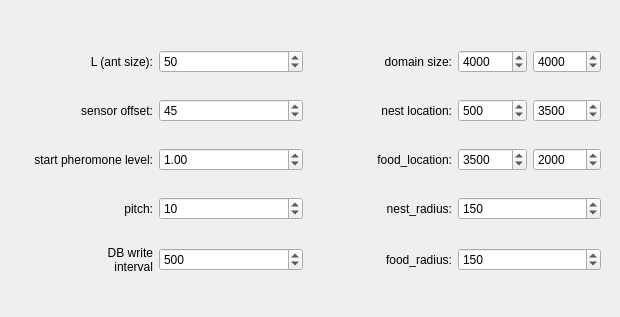
         <widget class="QWidget" name="tab">
          <attribute name="title">
           <string>Basic settings</string>
          </attribute>
          <widget class="QWidget" name="layoutWidget">
           <property name="geometry">
            <rect>
             <x>0</x>
             <y>20</y>
             <width>611</width>
             <height>288</height>
            </rect>
           </property>
           <layout class="QGridLayout" name="opts_grid">
            <property name="leftMargin">
             <number>10</number>
            </property>
            <property name="topMargin">
             <number>10</number>
            </property>
            <property name="rightMargin">
             <number>10</number>
            </property>
            <property name="bottomMargin">
             <number>10</number>
            </property>
            <item row="4" column="0">
             <widget class="QLabel" name="label_pitch">
              <property name="text">
               <string>pitch:</string>
              </property>
              <property name="alignment">
               <set>Qt::AlignRight|Qt::AlignTrailing|Qt::AlignVCenter</set>
              </property>
             </widget>
            </item>
            <item row="2" column="2">
             <widget class="QLabel" name="label_nestlocation">
              <property name="text">
               <string>nest location:</string>
              </property>
              <property name="alignment">
               <set>Qt::AlignRight|Qt::AlignTrailing|Qt::AlignVCenter</set>
              </property>
             </widget>
            </item>
            <item row="1" column="1">
             <widget class="QSpinBox" name="spinbox_antsize">
              <property name="value">
               <number>50</number>
              </property>
             </widget>
            </item>
            <item row="2" column="3">
             <layout class="QHBoxLayout" name="nest_box">
              <item>
               <widget class="QSpinBox" name="nest_x_size">
                <property name="minimum">
                 <number>250</number>
                </property>
                <property name="maximum">
                 <number>10000</number>
                </property>
                <property name="singleStep">
                 <number>250</number>
                </property>
                <property name="value">
                 <number>500</number>
                </property>
               </widget>
              </item>
              <item>
               <widget class="QSpinBox" name="nest_y_size">
                <property name="minimum">
                 <number>250</number>
                </property>
                <property name="maximum">
                 <number>10000</number>
                </property>
                <property name="singleStep">
                 <number>250</number>
                </property>
                <property name="value">
                 <number>3500</number>
                </property>
               </widget>
              </item>
             </layout>
            </item>
            <item row="3" column="0">
             <widget class="QLabel" name="label_startpheromone">
              <property name="text">
               <string>start pheromone level:</string>
              </property>
              <property name="alignment">
               <set>Qt::AlignRight|Qt::AlignTrailing|Qt::AlignVCenter</set>
              </property>
             </widget>
            </item>
            <item row="1" column="0">
             <widget class="QLabel" name="label_antsize">
              <property name="text">
               <string>L (ant size):</string>
              </property>
              <property name="alignment">
               <set>Qt::AlignRight|Qt::AlignTrailing|Qt::AlignVCenter</set>
              </property>
             </widget>
            </item>
            <item row="1" column="2">
             <widget class="QLabel" name="label_domainsize">
              <property name="text">
               <string>domain size:</string>
              </property>
              <property name="alignment">
               <set>Qt::AlignRight|Qt::AlignTrailing|Qt::AlignVCenter</set>
              </property>
             </widget>
            </item>
            <item row="5" column="3">
             <widget class="QSpinBox" name="spinbox_foodradius">
              <property name="minimum">
               <number>25</number>
              </property>
              <property name="maximum">
               <number>999</number>
              </property>
              <property name="singleStep">
               <number>50</number>
              </property>
              <property name="value">
               <number>150</number>
              </property>
             </widget>
            </item>
            <item row="1" column="3">
             <layout class="QHBoxLayout" name="dom_box">
              <item>
               <widget class="QSpinBox" name="dom_x_size">
                <property name="minimum">
                 <number>500</number>
                </property>
                <property name="maximum">
                 <number>10000</number>
                </property>
                <property name="singleStep">
                 <number>500</number>
                </property>
                <property name="value">
                 <number>4000</number>
                </property>
               </widget>
              </item>
              <item>
               <widget class="QSpinBox" name="dom_y_size">
                <property name="minimum">
                 <number>500</number>
                </property>
                <property name="maximum">
                 <number>10000</number>
                </property>
                <property name="singleStep">
                 <number>500</number>
                </property>
                <property name="value">
                 <number>4000</number>
                </property>
               </widget>
              </item>
             </layout>
            </item>
            <item row="3" column="3">
             <layout class="QHBoxLayout" name="food_box">
              <item>
               <widget class="QSpinBox" name="food_x_size">
                <property name="minimum">
                 <number>250</number>
                </property>
                <property name="maximum">
                 <number>10000</number>
                </property>
                <property name="singleStep">
                 <number>250</number>
                </property>
                <property name="value">
                 <number>3500</number>
                </property>
               </widget>
              </item>
              <item>
               <widget class="QSpinBox" name="food_y_size">
                <property name="minimum">
                 <number>250</number>
                </property>
                <property name="maximum">
                 <number>10000</number>
                </property>
                <property name="singleStep">
                 <number>250</number>
                </property>
                <property name="value">
                 <number>2000</number>
                </property>
               </widget>
              </item>
             </layout>
            </item>
            <item row="4" column="2">
             <widget class="QLabel" name="label_nestradius">
              <property name="text">
               <string>nest_radius:</string>
              </property>
              <property name="alignment">
               <set>Qt::AlignRight|Qt::AlignTrailing|Qt::AlignVCenter</set>
              </property>
             </widget>
            </item>
            <item row="5" column="2">
             <widget class="QLabel" name="label_foodradius">
              <property name="text">
               <string>food_radius:</string>
              </property>
              <property name="alignment">
               <set>Qt::AlignRight|Qt::AlignTrailing|Qt::AlignVCenter</set>
              </property>
             </widget>
            </item>
            <item row="3" column="2">
             <widget class="QLabel" name="food_location">
              <property name="text">
               <string>food_location:</string>
              </property>
              <property name="alignment">
               <set>Qt::AlignRight|Qt::AlignTrailing|Qt::AlignVCenter</set>
              </property>
             </widget>
            </item>
            <item row="2" column="1">
             <widget class="QSpinBox" name="spinbox_offset">
              <property name="minimum">
               <number>30</number>
              </property>
              <property name="maximum">
               <number>90</number>
              </property>
              <property name="singleStep">
               <number>5</number>
              </property>
              <property name="value">
               <number>45</number>
              </property>
             </widget>
            </item>
            <item row="2" column="0">
             <widget class="QLabel" name="label_offset">
              <property name="text">
               <string>sensor offset:</string>
              </property>
              <property name="alignment">
               <set>Qt::AlignRight|Qt::AlignTrailing|Qt::AlignVCenter</set>
              </property>
             </widget>
            </item>
            <item row="4" column="3">
             <widget class="QSpinBox" name="spinbox_nestradius">
              <property name="minimum">
               <number>25</number>
              </property>
              <property name="maximum">
               <number>999</number>
              </property>
              <property name="singleStep">
               <number>50</number>
              </property>
              <property name="value">
               <number>150</number>
              </property>
             </widget>
            </item>
            <item row="5" column="1">
             <widget class="QSpinBox" name="spinbox_interval">
              <property name="minimum">
               <number>1</number>
              </property>
              <property name="maximum">
               <number>1000</number>
              </property>
              <property name="singleStep">
               <number>100</number>
              </property>
              <property name="value">
               <number>500</number>
              </property>
             </widget>
            </item>
            <item row="3" column="1">
             <widget class="QDoubleSpinBox" name="spinbox_pheromone">
              <property name="minimum">
               <double>-1.000000000000000</double>
              </property>
              <property name="singleStep">
               <double>0.250000000000000</double>
              </property>
              <property name="value">
               <double>1.000000000000000</double>
              </property>
             </widget>
            </item>
            <item row="4" column="1">
             <widget class="QSpinBox" name="spinbox_pitch">
              <property name="minimum">
               <number>2</number>
              </property>
              <property name="value">
               <number>10</number>
              </property>
             </widget>
            </item>
            <item row="5" column="0">
             <widget class="QLabel" name="label_interval">
              <property name="text">
               <string>DB write
 interval</string>
              </property>
              <property name="alignment">
               <set>Qt::AlignRight|Qt::AlignTrailing|Qt::AlignVCenter</set>
              </property>
             </widget>
            </item>
           </layout>
          </widget>
         </widget>
